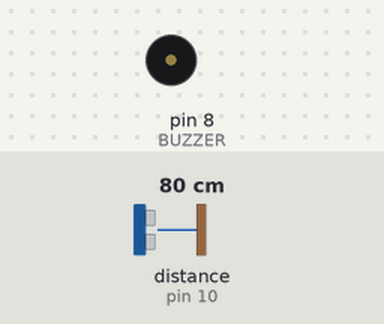
The sketch below on a simulated Arduino Nano, built with avr-gcc and run on an emulated ATmega328P. Parts: buzzer (waves = sounding). Wiring (from diagram.json): ultrasonic range finder: trigger pin 9; echo pin 10. Inputs (shaded band) come from the test bench; at power-on: distance to the obstacle (sensor on pin 10) 80 cm. The echo pulse lasts 58.3 µs per cm.

Above: at 1.2 s.
1.3 s: distance to the obstacle (sensor on pin 10) set to 32 cm
2.8 s: distance to the obstacle (sensor on pin 10) set to 26 cm
At 3.01 s:
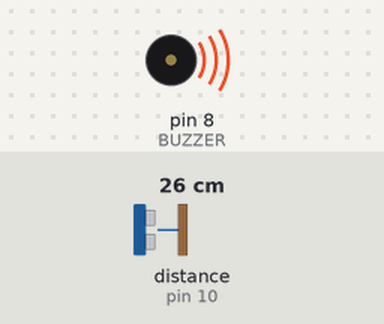
5.8 s: distance to the obstacle (sensor on pin 10) set to 35 cm
At 6.1 s:
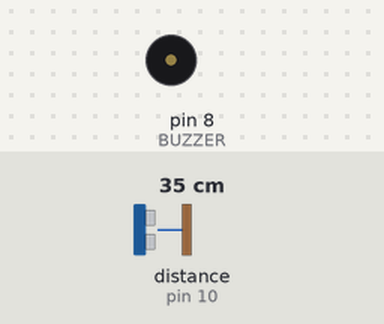
7.3 s: distance to the obstacle (sensor on pin 10) set to 2 cm
At 7.51 s:
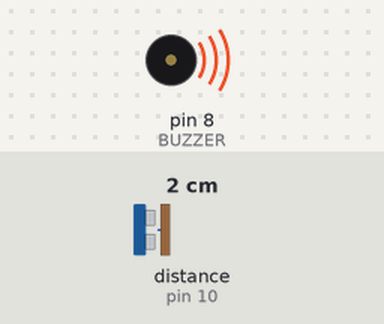
Timing chart, 0 to 11.3 s (numbered marks = the images above; inputs shaded):
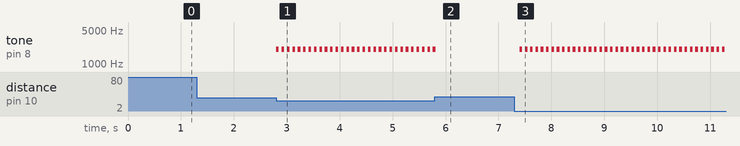

Measured:
- the behaviour switches between 30 and 29 cm on distance to the obstacle (sensor on pin 10) (found by bisection; images 0 and 1)
- after the input at 1.3 s, every drawn part: stays the same
- after the input at 2.8 s, tone on pin 8 (BUZZER): alternates 2000 Hz for 0.05 s and silent for 0.05 s, starting at once
- after the input at 5.8 s, tone on pin 8 (BUZZER): goes on until 5.8 s, then stays silent
- after the input at 7.3 s, tone on pin 8 (BUZZER): alternates 2000 Hz for 0.05 s and silent for 0.05 s, starting after 0.10 s

The sketch:

sketch.ino
```cpp
const int TRIG = 9;
const int ECHO = 10;
const int BUZZER = 8;

void setup() {
  pinMode(TRIG, OUTPUT);
  pinMode(ECHO, INPUT);
  pinMode(BUZZER, OUTPUT);
}

void loop() {
  digitalWrite(TRIG, HIGH);
  delayMicroseconds(10);
  digitalWrite(TRIG, LOW);
  long us = pulseIn(ECHO, HIGH);
  int cm = us / 58;
  if (cm < 30) tone(BUZZER, 2000, 50);
  delay(100);
}
```
